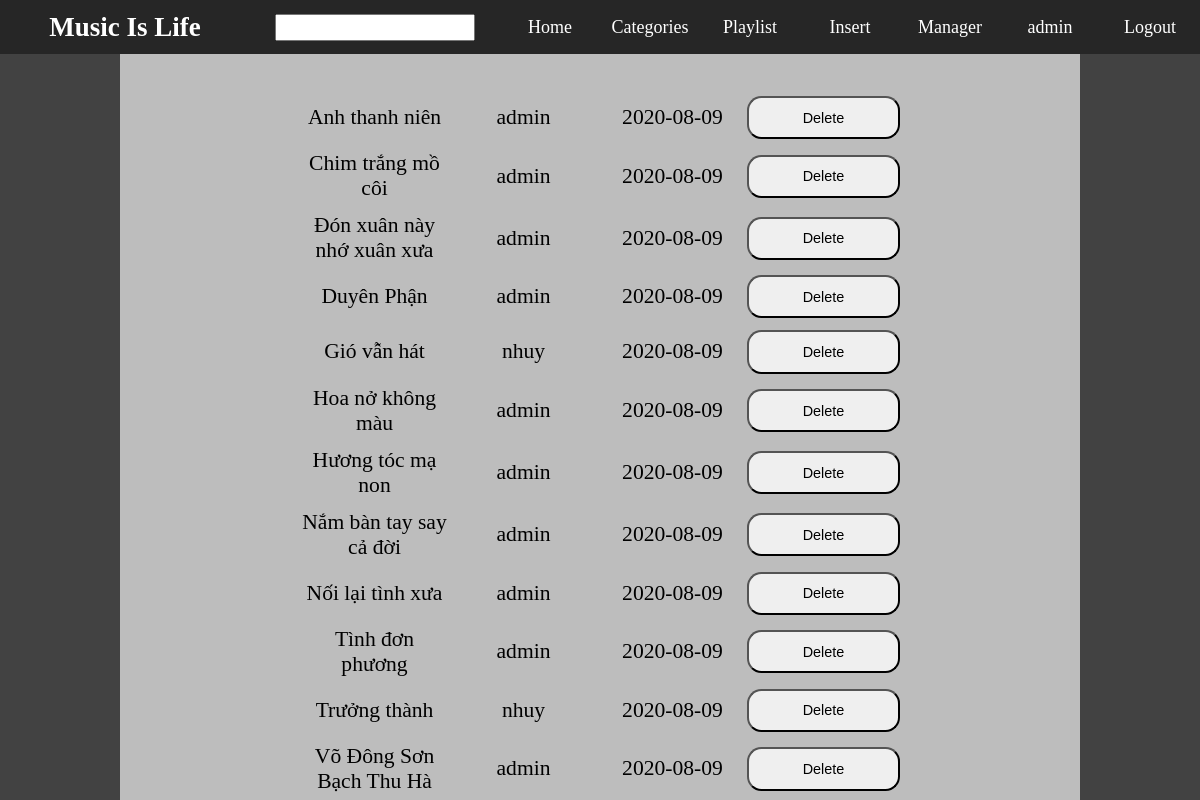
The page /home/admin (signed in) on the database its author committed.
### tables this page shows
CREATE TABLE `poster` (
  `ID_Poster` varchar(50) NOT NULL,
  `ID_Song` varchar(50) NOT NULL
);

CREATE TABLE `song` (
  `ID_Song` varchar(50) NOT NULL,
  `ID_Producer` varchar(50) DEFAULT NULL,
  `ID_Categories` varchar(50) DEFAULT NULL,
  `id_account` varchar(50) DEFAULT NULL,
  `ID_Musican` varchar(50) DEFAULT NULL,
  `nameSong` varchar(50) DEFAULT NULL,
  `viewSong` bigint(50) DEFAULT NULL,
  `datePost` date DEFAULT NULL,
  `license` tinyint(1) DEFAULT NULL,
  `singer` varchar(50) NOT NULL
);

### mvc/core/app.php (called while the page is built, shortened)
<?php
class App
{
    protected $controllers = "home";
    protected $acction = "default";
    protected $check=false;
    function __construct()
    {
        $arr = $this->urlProcess();
        if (isset($arr[0])) {
            if (file_exists("./mvc/controllers/" . $arr[0] . ".php")) {
                $this->controllers = $arr[0];
            }
        }
        unset($arr[0]);
        if (isset($arr[1])&&  !$this->check) {
            if (method_exists($this->controllers, $arr[1])) {
                $this->acction = $arr[1];
            }
            unset($arr[1]);
        }
        $this->controllers = new $this->controllers;
        $this->params = $arr ? array_values($arr) : [];
        call_user_func_array([$this->controllers, $this->acction], $this->params);
    }
    function urlProcess()
    {
        if (isset($_GET["url"])) {
            return explode("/", filter_var(trim($_GET["url"], "/")));
        }
    }
}

### index.php (called while the page is built, shortened)
<?php
$myApp= new App();
?>

### mvc/core/DBAdmin.php (called while the page is built, shortened)
<?php
    class DBAdmin{
        protected $serverName="localhost";
        protected $userName="root";
        protected $password="";
        protected $dbName="db_mil";
        function __construct()
        {
            $this->conn=mysqli_connect($this->serverName,$this->userName,$this->password,$this->dbName);
        }
    }

### mvc/models/queryAdmin.php (called while the page is built, shortened)
<?php
class queryAdmin extends DBAdmin{
    public function loadListUser(){
        $sqlLoadList="select * from song,poster where poster.ID_Song=song.ID_Song";
        $result = mysqli_query($this->conn,$sqlLoadList);
        $list=[];
        if(mysqli_num_rows($result)>0){
             while($row=$result->fetch_assoc()){
                 $list[]=$row;
             }
        }
        return $list;
    }
}
?>

### mvc/core/controller.php (the view, shortened to what this page needs)
<?php
    class controller {
        public function view($view,$data=[ ]){
            require_once "./mvc/views/".$view.".php";
        }
    function createItemAdmin($namesong,$id_song,$id_poster,$id_user,$datepost){
        return "<form action='/MIL/home/del' method='post' class='table'>
        <p>$namesong</p>
        <p>$id_user</p>
        <p>$datepost</p>
        <input type='hidden' name='id_song' value='$id_song'>
        <input type='hidden' name='id_poster' value='$id_poster'>
        <input type='hidden' name='username' value='$id_user'>
        <input type='submit' value='Delete' name='del'>
    </form>";
    }
}

### mvc/views/viewMaster/formAdmin.php
<div class="contains-manager">
<?php
     for($i=0;$i<count($data);$i++){
                $createView= new controller();
              echo  $createView->createItemAdmin($data[$i]['nameSong'], $data[$i]['ID_Song'],$data[$i]["ID_Poster"],$data[$i]['id_account'],$data[$i]['datePost']);
       }
    ?>
</div>

### css/main.css (style rules this page uses)
html { font-size: calc(1vw + 12px); font-family: myFirstFont; }
body { position: relative; display: block; width: 100vw; min-height: 100vh; font-size: 12px; }

### css/color.css (style rules this page uses)
:root { --color-bg-header: #262626; --color-white:#ffffff; --color-milk:#f7f7f7; --color-wraper: #424242; --color-transparen:rgba(38, 38, 38, 0.83); }

### css/insert.css (style rules this page uses)
input[type='submit'] { display: block; width: 11em; height: 1.8em; font-size: 2em; border-radius:1em ; margin: 0 auto; margin-top: 1em; }

### css/admin.css (style rules this page uses)
.table { position: relative; display: flex; flex-direction: row; width: 50em; margin: 0 auto; margin-top: 1em; align-items: center; justify-content: center; }
.table p { display: block; font-size: 1.8em; text-align: center; }
.table input[type="submit"] { width: 5em; height: 3em; font-size: 1.2em; margin: 0; padding: 0; cursor: pointer; }
.table * { flex: 1; }

### rows shown on the page
poster: ID_Song.nameSong "Anh thanh niên", ID_Song.id_account "admin", ID_Song.datePost "2020-08-09"
poster: ID_Song.nameSong "Chim trắng mồ côi", ID_Song.id_account "admin", ID_Song.datePost "2020-08-09"
poster: ID_Song.nameSong "Đón xuân này nhớ xuân xưa", ID_Song.id_account "admin", ID_Song.datePost "2020-08-09"
poster: ID_Song.nameSong "Duyên Phận", ID_Song.id_account "admin", ID_Song.datePost "2020-08-09"
poster: ID_Song.nameSong "Gió vẫn hát", ID_Song.id_account "nhuy", ID_Song.datePost "2020-08-09"
poster: ID_Song.nameSong "Hoa nở không màu", ID_Song.id_account "admin", ID_Song.datePost "2020-08-09"
poster: ID_Song.nameSong "Hương tóc mạ non", ID_Song.id_account "admin", ID_Song.datePost "2020-08-09"
poster: ID_Song.nameSong "Nắm bàn tay say cả đời", ID_Song.id_account "admin", ID_Song.datePost "2020-08-09"
poster: ID_Song.nameSong "Nối lại tình xưa", ID_Song.id_account "admin", ID_Song.datePost "2020-08-09"
poster: ID_Song.nameSong "Tình đơn phương", ID_Song.id_account "admin", ID_Song.datePost "2020-08-09"
poster: ID_Song.nameSong "Trưởng thành", ID_Song.id_account "nhuy", ID_Song.datePost "2020-08-09"
poster: ID_Song.nameSong "Võ Đông Sơn Bạch Thu Hà", ID_Song.id_account "admin", ID_Song.datePost "2020-08-09"

### other values the page prints
$_SESSION['user'] "admin"
